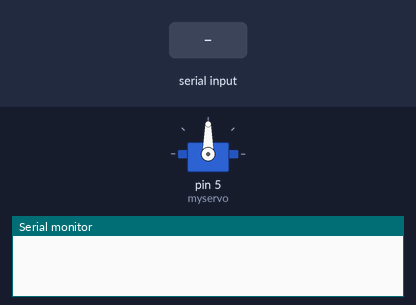
Bench run of a sketch on a simulated Arduino Uno, built with avr-gcc and run on an emulated ATmega328P. Shown: servo, the last lines printed to the serial monitor. The test bench sets the inputs (shaded band).

Above: at 1.2 s.
1.3 s: "1\n" received over Serial
At 2.0 s:
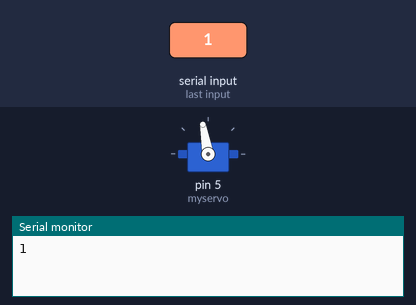
2.8 s: "2\n" received over Serial
At 3.1 s:
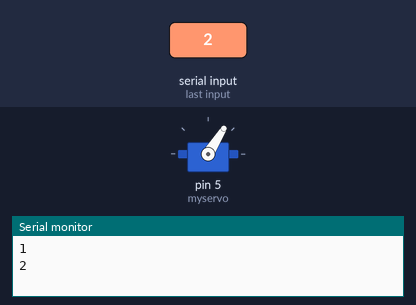
4.3 s: "1\n" received over Serial
At 5.4 s:
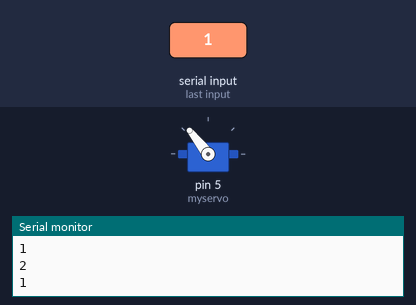
Timing chart, 0 to 7.3 s (numbered marks = the images above; inputs shaded):
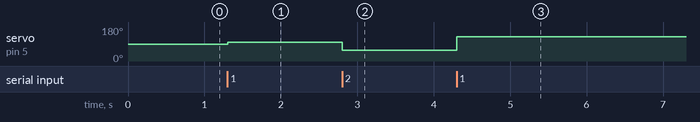

Measured:
- after the input at 1.3 s, servo on pin 5 (myservo): 90° → 100° at once
- after the input at 2.8 s, servo on pin 5 (myservo): 100° → 58° at once
- after the input at 4.3 s, servo on pin 5 (myservo): 58° → 128° at once

The sketch:

sketch.ino
```cpp
#include <List.hpp>
#include <Servo.h>

Servo myservo;
List<int> listqued;
List<int> listelindr;


int cord1 = 100;
int cord12 = 128;
int cord13 = 143;
int cord14 = 168;

int cord21 = 58;
int cord22 = 40;
int cord23 = 20;
int cord24 = 10;


String inputString = "";
bool stringComplete = false;

void setup() {
  Serial.begin(9600);
  inputString.reserve(200);
  listqued.add(cord1);
  listqued.add(cord12);
  listqued.add(cord13);
  listqued.add(cord14);
  listelindr.add(cord21);
  listelindr.add(cord22);
  listelindr.add(cord23);
  listelindr.add(cord24);
  myservo.attach(5);
  myservo.write(90);

}

void loop() {
  if (stringComplete) {
    Serial.println(inputString);

    stringComplete = false;
    if (inputString == "1\n"){
      myservo.write(listqued.getValue(0));
      listqued.removeFirst();
    }
    else if (inputString == "2\n"){
      myservo.write(listelindr.getValue(0));
      listelindr.removeFirst();
    }
    inputString = "";
  }
}


void serialEvent() {
  while (Serial.available()) {
    char inChar = (char)Serial.read();
    inputString += inChar;
    if (inChar == '\n') {
      stringComplete = true;
    }
  }
}
```
